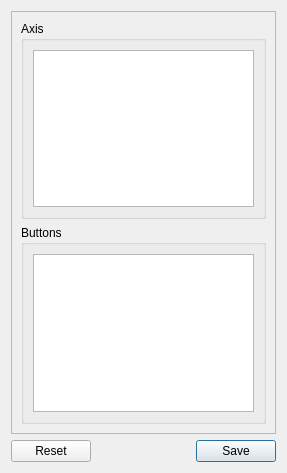
<?xml version="1.0" encoding="UTF-8"?>
<ui version="4.0">
 <class>ActionConfigurationView</class>
 <widget class="QWidget" name="ActionConfigurationView">
  <property name="geometry">
   <rect>
    <x>0</x>
    <y>0</y>
    <width>287</width>
    <height>473</height>
   </rect>
  </property>
  <layout class="QVBoxLayout" name="verticalLayout">
   <item>
    <widget class="QScrollArea" name="scrollArea">
     <property name="widgetResizable">
      <bool>true</bool>
     </property>
     <widget class="QWidget" name="scrollAreaWidgetContents">
      <property name="geometry">
       <rect>
        <x>0</x>
        <y>0</y>
        <width>273</width>
        <height>430</height>
       </rect>
      </property>
      <layout class="QVBoxLayout" name="verticalLayout_2">
       <item>
        <widget class="QGroupBox" name="axisBox">
         <property name="title">
          <string>Axis</string>
         </property>
         <layout class="QVBoxLayout" name="verticalLayout_3">
          <item>
           <widget class="QTableView" name="axisTableView">
            <property name="editTriggers">
             <set>QAbstractItemView::CurrentChanged|QAbstractItemView::SelectedClicked</set>
            </property>
            <property name="alternatingRowColors">
             <bool>false</bool>
            </property>
            <property name="selectionMode">
             <enum>QAbstractItemView::NoSelection</enum>
            </property>
            <property name="showGrid">
             <bool>true</bool>
            </property>
            <property name="gridStyle">
             <enum>Qt::SolidLine</enum>
            </property>
            <attribute name="horizontalHeaderVisible">
             <bool>false</bool>
            </attribute>
            <attribute name="horizontalHeaderStretchLastSection">
             <bool>true</bool>
            </attribute>
            <attribute name="verticalHeaderVisible">
             <bool>false</bool>
            </attribute>
           </widget>
          </item>
         </layout>
        </widget>
       </item>
       <item>
        <widget class="QGroupBox" name="buttonsBox">
         <property name="title">
          <string>Buttons</string>
         </property>
         <layout class="QVBoxLayout" name="verticalLayout_4">
          <item>
           <widget class="QTableView" name="buttonTableView">
            <property name="editTriggers">
             <set>QAbstractItemView::CurrentChanged|QAbstractItemView::SelectedClicked</set>
            </property>
            <property name="alternatingRowColors">
             <bool>false</bool>
            </property>
            <property name="selectionMode">
             <enum>QAbstractItemView::NoSelection</enum>
            </property>
            <property name="selectionBehavior">
             <enum>QAbstractItemView::SelectItems</enum>
            </property>
            <property name="showGrid">
             <bool>true</bool>
            </property>
            <property name="gridStyle">
             <enum>Qt::SolidLine</enum>
            </property>
            <attribute name="horizontalHeaderVisible">
             <bool>false</bool>
            </attribute>
            <attribute name="horizontalHeaderStretchLastSection">
             <bool>true</bool>
            </attribute>
            <attribute name="verticalHeaderVisible">
             <bool>false</bool>
            </attribute>
            <attribute name="verticalHeaderHighlightSections">
             <bool>true</bool>
            </attribute>
           </widget>
          </item>
         </layout>
        </widget>
       </item>
      </layout>
     </widget>
    </widget>
   </item>
   <item>
    <widget class="QDialogButtonBox" name="buttonBox">
     <property name="standardButtons">
      <set>QDialogButtonBox::Reset|QDialogButtonBox::Save</set>
     </property>
    </widget>
   </item>
  </layout>
 </widget>
 <resources/>
 <connections/>
</ui>
